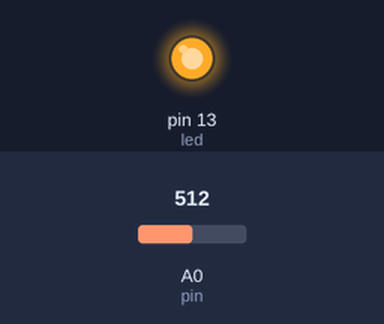
The sketch below on a simulated Arduino Uno, built with avr-gcc and run on an emulated ATmega328P. Shown: output pins drawn as LEDs (lit = HIGH). The test bench sets the inputs (shaded band); at power-on: A0 (pin) = 512. What the sketch prints to the serial monitor is not drawn.

Above: at 0.1 s.
Timing chart, 0 to 1.6 s (numbered marks = the images above):
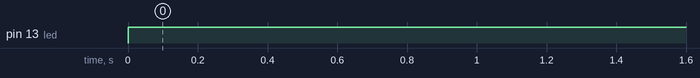

Measured:
- by itself, pin 13 (led): LOW → HIGH at 0.00 s

The sketch:

amthanh.ino
```cpp
int pin=0;
int led=13;


void setup() {
  Serial.begin(9600);
  pinMode(led,OUTPUT);

}

void loop() {
  int val=0;
  val =analogRead(pin);
  if (val >500){
    digitalWrite(led,1);
  }
  Serial.println(val);
  delay(100);

}
```
